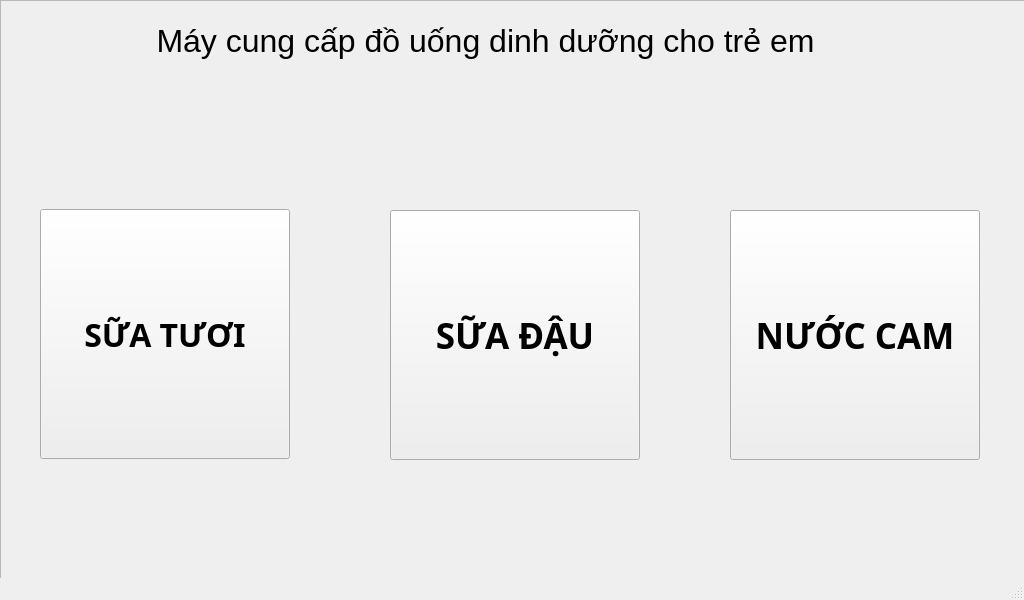
<?xml version="1.0" encoding="UTF-8"?>
<ui version="4.0">
 <class>MainWindow</class>
 <widget class="QMainWindow" name="MainWindow">
  <property name="geometry">
   <rect>
    <x>0</x>
    <y>0</y>
    <width>1024</width>
    <height>600</height>
   </rect>
  </property>
  <property name="maximumSize">
   <size>
    <width>1024</width>
    <height>600</height>
   </size>
  </property>
  <property name="windowTitle">
   <string>MainWindow</string>
  </property>
  <widget class="QWidget" name="centralwidget">
   <widget class="QFrame" name="frame">
    <property name="geometry">
     <rect>
      <x>0</x>
      <y>0</y>
      <width>1204</width>
      <height>600</height>
     </rect>
    </property>
    <property name="maximumSize">
     <size>
      <width>1204</width>
      <height>600</height>
     </size>
    </property>
    <property name="frameShape">
     <enum>QFrame::StyledPanel</enum>
    </property>
    <property name="frameShadow">
     <enum>QFrame::Raised</enum>
    </property>
    <widget class="QLabel" name="lb_thongbao">
     <property name="geometry">
      <rect>
       <x>80</x>
       <y>10</y>
       <width>811</width>
       <height>61</height>
      </rect>
     </property>
     <property name="font">
      <font>
       <pointsize>24</pointsize>
      </font>
     </property>
     <property name="text">
      <string>Máy cung cấp đồ uống dinh dưỡng cho trẻ em</string>
     </property>
     <property name="alignment">
      <set>Qt::AlignCenter</set>
     </property>
    </widget>
    <widget class="QPushButton" name="bt_st">
     <property name="geometry">
      <rect>
       <x>40</x>
       <y>209</y>
       <width>250</width>
       <height>250</height>
      </rect>
     </property>
     <property name="font">
      <font>
       <family>Cascadia Mono</family>
       <pointsize>24</pointsize>
       <weight>75</weight>
       <italic>false</italic>
       <bold>true</bold>
      </font>
     </property>
     <property name="text">
      <string>SỮA TƯƠI</string>
     </property>
     <property name="iconSize">
      <size>
       <width>25</width>
       <height>20</height>
      </size>
     </property>
    </widget>
    <widget class="QPushButton" name="bt_sd">
     <property name="geometry">
      <rect>
       <x>390</x>
       <y>210</y>
       <width>250</width>
       <height>250</height>
      </rect>
     </property>
     <property name="font">
      <font>
       <family>Cascadia Mono</family>
       <pointsize>26</pointsize>
       <weight>75</weight>
       <italic>false</italic>
       <bold>true</bold>
      </font>
     </property>
     <property name="text">
      <string>SỮA ĐẬU</string>
     </property>
    </widget>
    <widget class="QPushButton" name="bt_nc">
     <property name="geometry">
      <rect>
       <x>730</x>
       <y>210</y>
       <width>250</width>
       <height>250</height>
      </rect>
     </property>
     <property name="font">
      <font>
       <family>Cascadia Mono</family>
       <pointsize>26</pointsize>
       <weight>75</weight>
       <italic>false</italic>
       <bold>true</bold>
      </font>
     </property>
     <property name="text">
      <string>NƯỚC CAM</string>
     </property>
    </widget>
   </widget>
  </widget>
  <widget class="QMenuBar" name="menubar">
   <property name="geometry">
    <rect>
     <x>0</x>
     <y>0</y>
     <width>1024</width>
     <height>21</height>
    </rect>
   </property>
  </widget>
  <widget class="QStatusBar" name="statusbar"/>
 </widget>
 <resources/>
 <connections/>
</ui>
